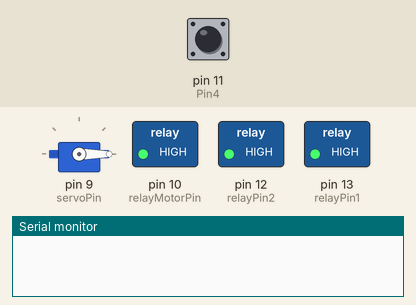
Simulated run of this sketch. Board: Arduino Uno, built with avr-gcc and run on an emulated ATmega328P. Shown: servo, switched loads named in the sketch (green lamp = pin HIGH), the last lines printed to the serial monitor. The inputs (shaded band) are chosen by the test bench; at power-on: pin 11 (Pin4) HIGH.

Above: at 1.2 s.
1.3 s: pin 11 (Pin4) pulled LOW for 0.15 s
At 3.7 s:
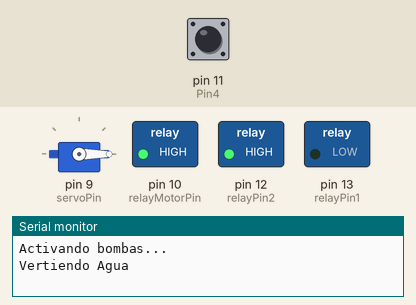
At 29.5 s:
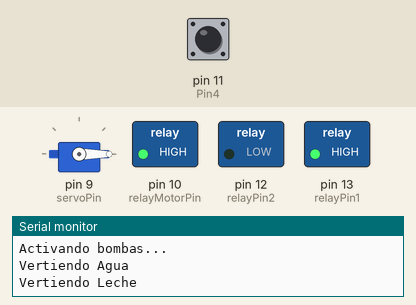
Timing chart, 0 to 35.1 s (numbered marks = the images above; inputs shaded):
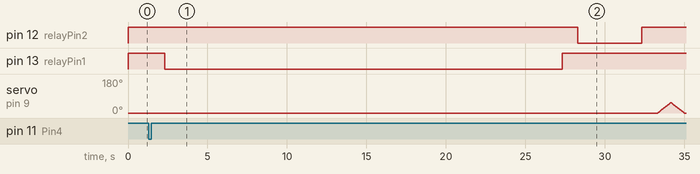

Measured:
- after the input at 1.3 s, pin 12 (relayPin2): HIGH → LOW after 27.0 s, → HIGH 4.0 s later; pin 13 (relayPin1): HIGH → LOW after 1.0 s, → HIGH 25.0 s later; servo on pin 9 (servoPin): rises from 0° to 55° in 0.81 s, then falls to 0° in 0.84 s

The sketch:

codigo2811.ino
```cpp
#include <Servo.h>

// Pin del boton
const int Pin4 = 11;  // Botón de inicio para ambas bombas

// SERVO
int angulo = 0;
int pos;

// Pines de los relés que controlan las bombas
const int relayPin1 = 13;      // Relé de la bomba 1 (agua)
const int relayPin2 = 12;      // Relé de la bomba 2 (leche)

// Pin para el relé del motor DC
const int relayMotorPin = 10;  // Relé del motor DC

// Configuración del servomotor
Servo myServo;
const int servoPin = 9;        // Pin para el control del servo

int lastPin4 = HIGH;  // Estado previo del botón(HIGH debido al INPUT_PULLUP)

void setup() {
  // Configuración de los pines de entrada para los botones
  pinMode(Pin4, INPUT_PULLUP);

  // Configuración de los pines de salida para los relés
  pinMode(relayPin1, OUTPUT);
  pinMode(relayPin2, OUTPUT);
  pinMode(relayMotorPin, OUTPUT);

  // Configuración del servomotor
  myServo.attach(servoPin);

  // Asegura que las bombas y el motor estén apagados al iniciar
  digitalWrite(relayPin1, HIGH);  // Bombas apagadas
  digitalWrite(relayPin2, HIGH);  // Bombas apagadas
  digitalWrite(relayMotorPin, HIGH); // Motor apagado
  myServo.write(0);

  Serial.begin(9600);  // Iniciar comunicación serial
}

void loop() {
  int currentPin4 = digitalRead(Pin4);   // Leer el estado actual del botón
  if (currentPin4 == LOW && lastPin4 == HIGH) { // Detectar el cambio de estado del botón
    delay(1000);  // Pequeña espera para evitar rebotes

    Serial.println("Activando bombas...");

    Serial.println("Vertiendo Agua");    // Activar la bomba 1 (agua)
    digitalWrite(relayPin1, LOW);  // Enciende la bomba 1
    delay(25000);  // Tiempo de activación
    digitalWrite(relayPin1, HIGH); // Apaga la bomba 1
    delay(1000);

    Serial.println("Vertiendo Leche"); // Activar la bomba 2 (leche)
    digitalWrite(relayPin2, LOW);  // Enciende la bomba 2
    delay(4000);  // Tiempo de activación
    digitalWrite(relayPin2, HIGH); // Apaga la bomba 2
    delay(1000);

    Serial.println("Moviendo servo...");    // Control del servomotor
    for (pos = 0; pos <= 55; pos += 1) {
      myServo.write(pos);  // Mover servo a la posición 'pos'
      delay(15);
    }
    for (pos = 55; pos >= 0; pos -= 1) {
      myServo.write(pos);  // Mover servo a la posición inicial
      delay(15);
    }
    delay(1000);  // Esperar antes de activar el motor

    Serial.println("Activando motor DC por 3 segundos");// Activar el motor DC por 3 segundos
    digitalWrite(relayMotorPin, LOW);   // Enciende el motor
    delay(5000);  // El motor corre por 3 segundos
    digitalWrite(relayMotorPin, HIGH);  // Apaga el motor
    Serial.println("Motor DC apagado");
  }
  // Actualizar el estado previo del botón
  lastPin4 = currentPin4;
  delay(100);  // Pequeña espera para evitar lecturas repetidas del botón
}
```
